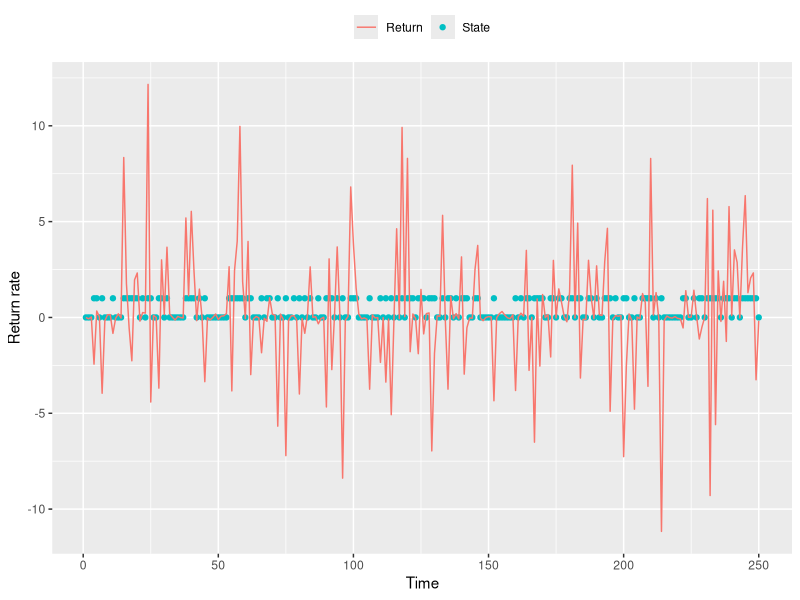
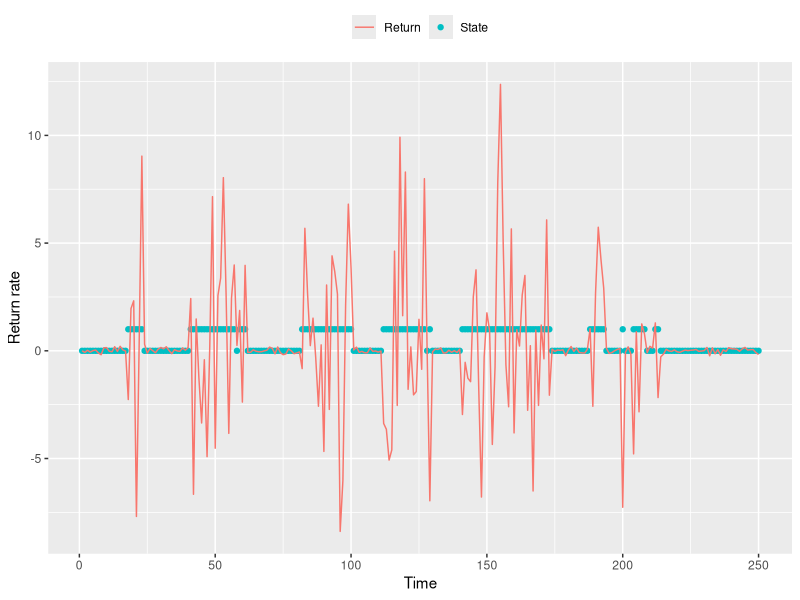
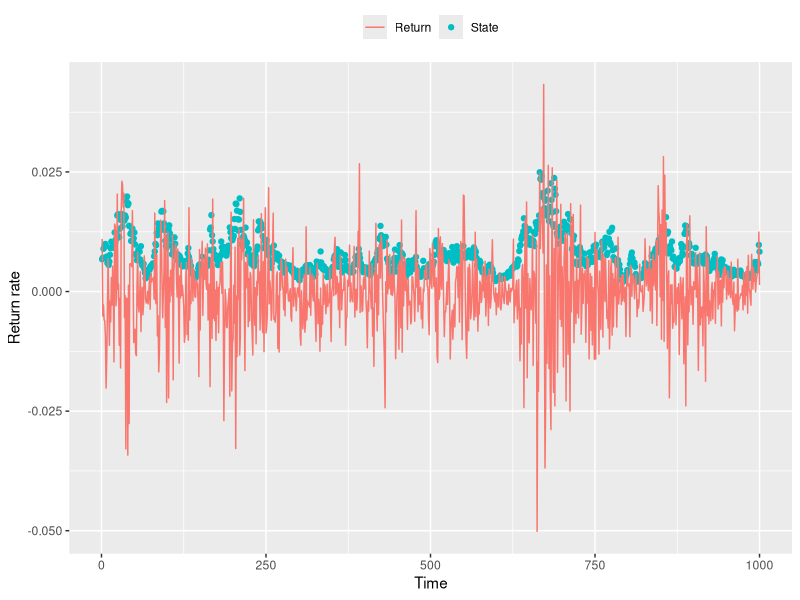
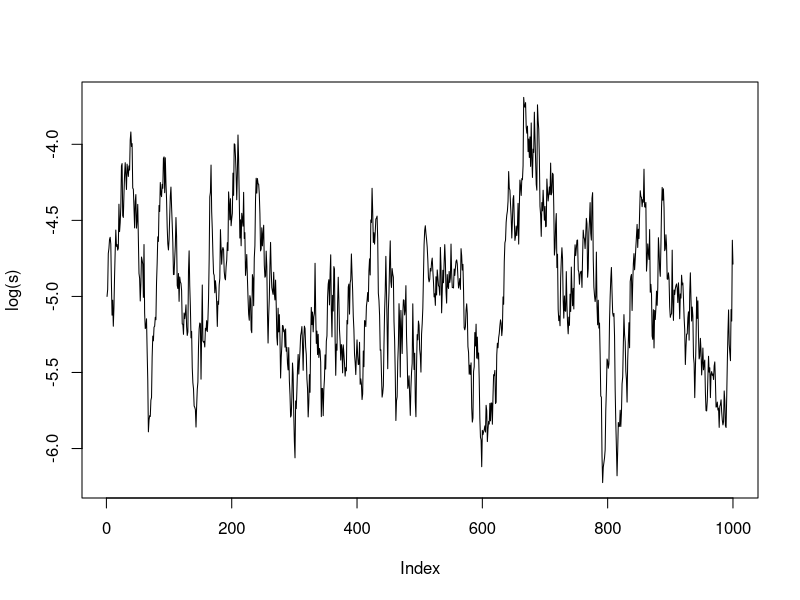

These figures' R source, in order:
library(ggplot2)
dev.off()             # delete plots
rm(list = ls())       # delete variables
cat("\014")           # clear console
options(scipen = 999) # disable scientific notation

# ============================================= #
# ===== Functions to be used ================== #
# ============================================= #

plotting <- function(x, y1, y2, c1, c2, x_lab, y_lab){
  ggplot(NULL) + 
    geom_point(aes(x = x,
                   y = y1,
                   colour = c1)) +
    geom_line(aes(x = x,
                  y = y2,
                  colour = c2)) +
    labs(x = x_lab, y = y_lab) +
    theme(legend.position = 'top',
          legend.direction = 'horizontal',
          legend.title = element_blank())
}
# ============================================= #

# ============================================= #
# ===== Mixture model ========================= #
# ============================================= #

# set.seed(12345)

mat <- 250 # Length of ts
s_h <- 4.0 # High vol
s_l <- 0.1 # Low vol
p   <- 0.5 # Prob of state

z <- rnorm(mat, 0, 1) # Random no. for vol
u <- runif(mat, 0, 1) # Random no. for state

state  <- (u > p) * 1 + (u < p) * 0
return <- (u > p) * s_h * z + (u < p) * s_l * z

# ===== Plotting the series =================== #
x <- seq(1, mat, 1)
c1 <- 'State'
c2 <- 'Return'
x_lab <- 'Time'
y_lab <- 'Return rate'

plotting(x, state, return, c1, c2, x_lab, y_lab)
# ============================================= #

# ============================================= #
# ===== Markov Switching SV model ============= #
# ============================================= #

p11 <- 0.95 # Prob of state 1, given state 1
p22 <- 0.90 # Prob of state 2, given state 2

state_ms  <- rep(0, mat)
for (t in 2:mat){
  state_ms[t]  <- ifelse(state_ms[t-1] == 0,
                         (u[t] < p11) * 0 + (u[t] > p11) * 1,
                         (u[t] < p22) * 1 + (u[t] > p22) * 0)
}
return_ms <- (state_ms == 1) * s_h * z + (state_ms == 0) * s_l * z

# ===== Plotting, reusing labels from before == #

plotting(x, state_ms, return_ms, c1, c2, x_lab, y_lab)
# ============================================= #

# ============================================= #
# ===== Continuous SV model =================== #
# ============================================= #

mat   <- 1000
gamma <- -0.50
sigma <-  0.31
phi   <-  0.95
eta   <- rnorm(mat, 0, sigma)
z     <- rnorm(mat, 0, 1)
x     <- seq(1,mat,1)

log_s <- rep(-10, mat)

for (t in 2:mat){
  log_s[t] <- gamma + phi * log_s[t-1] + eta[t]
}
s <- sqrt(exp(log_s))
return <- s * z

plotting(x, s, return, c1, c2, x_lab, y_lab)
plot(log(s), type = 'l')
